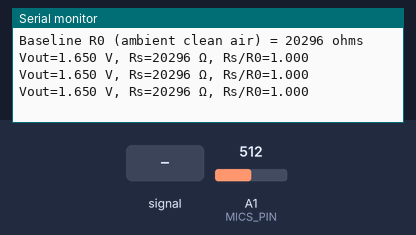
A sketch run on a simulated Arduino Zero (SAMD21). Shown: the last lines printed to the serial monitor. Inputs (shaded band) come from the test bench; at power-on: A1 (MICS_PIN) = 512 (analog values on the 0–1023 scale).

Above: at 10.0 s.
10.1 s: A1 (MICS_PIN) fed a 200 Hz sine of ±81 counts around its level
At 10.9 s:
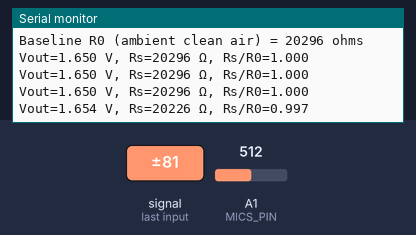
11.6 s: A1 (MICS_PIN) set to 716
At 11.6 s:
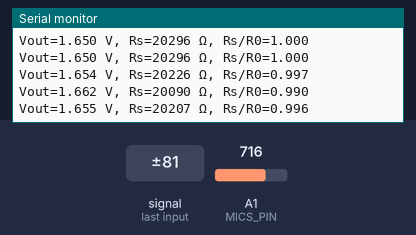
13.1 s: A1 (MICS_PIN) fed a 1000 Hz sine of ±255 counts around its level
At 13.6 s:
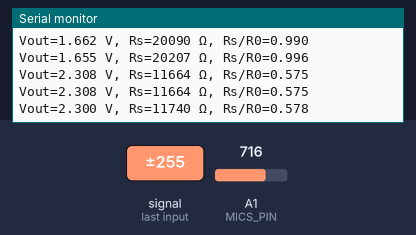
14.6 s: A1 (MICS_PIN) set to 900
At 15.2 s:
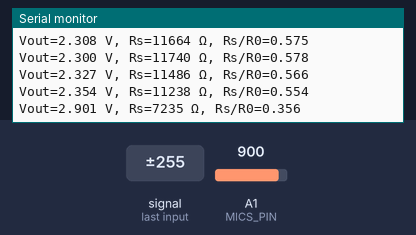
Timing chart, 0 to 17.1 s (numbered marks = the images above; inputs shaded):
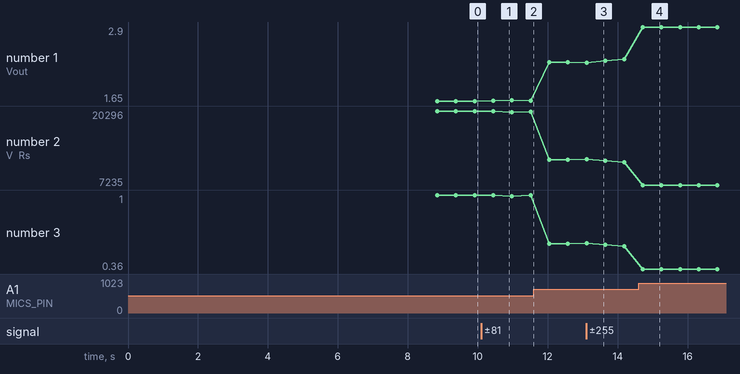

Measured:
- after the input at 10.1 s, the serial monitor: prints a new line after 0.35 s (image 1)
- after the input at 13.1 s, the serial monitor: prints a new line at once (image 3)
- after the input at 14.6 s, the serial monitor: prints a new line after 0.12 s (image 4)
- plotted number 1: 1.65 → 1.66 after the input at 10.1 s, 1.66 → 2.31 after the input at 11.6 s, 2.31 → 2.35 after the input at 13.1 s, 2.35 → 2.9 after the input at 14.6 s
- plotted number 2: 20296 → 20207 after the input at 10.1 s, 20207 → 11664 after the input at 11.6 s, 11664 → 11238 after the input at 13.1 s, 11238 → 7235 after the input at 14.6 s
- plotted number 3: 1 → 1 after the input at 10.1 s, 1 → 0.57 after the input at 11.6 s, 0.57 → 0.55 after the input at 13.1 s, 0.55 → 0.36 after the input at 14.6 s

The sketch:

MiCS.ino
```cpp
// STM32H7 + MiCS-5524 analog output
#include <Arduino.h>

// ====== USER CONFIG ======
static const int MICS_PIN = A1;       // analog pin reading the voltage across RLOAD
static const float V_SUPPLY = 5.0f;   // sensing bridge supply (typ breakout uses 5V)
static const float R_LOAD  = 10000.0f; // your load resistor in ohms (>= 820Ω; many boards use 10k–47k)
// =========================

static const uint16_t ADC_BITS = 12;  // STM32 default 12-bit
static const float ADC_REF_V = 3.3f;  // STM32 ADC reference (VDDA)

float R0 = NAN; // baseline Rs in clean air

float readVoltage(int pin) {
  const uint16_t N = 16;
  uint32_t acc = 0;
  for (uint16_t i=0; i<N; ++i) { acc += analogRead(pin); delay(2); }
  float raw = acc / float(N);
  return (raw / ((1u << ADC_BITS) - 1)) * ADC_REF_V;
}

void setup() {
  Serial.begin(115200);
  while (!Serial) {}
  analogReadResolution(ADC_BITS);
  delay(50);

  Serial.println("MiCS-5524 warming/heating... ensure heater is powered via 82Ω from 5V.");
  // Quick baseline in ambient air (for field use; lab-grade wants >24–48 h burn-in)
  const uint16_t samples = 200;
  float sumRs = 0;
  for (uint16_t i=0; i<samples; ++i) {
    float v_out = readVoltage(MICS_PIN);     // voltage across RLOAD
    v_out = min(max(v_out, 0.001f), ADC_REF_V); // avoid div-by-zero
    // Divider: Vout = Vsup * (RLOAD / (RLOAD + Rs))  =>  Rs = RLOAD * (Vsup - Vout) / Vout
    float Rs = R_LOAD * (V_SUPPLY - v_out) / v_out;
    sumRs += Rs;
    delay(10);
  }
  R0 = sumRs / samples;
  Serial.print("Baseline R0 (ambient clean air) = ");
  Serial.print(R0, 0); Serial.println(" ohms");
}

void loop() {
  float v_out = readVoltage(MICS_PIN);
  v_out = min(max(v_out, 0.001f), ADC_REF_V);

  float Rs = R_LOAD * (V_SUPPLY - v_out) / v_out;
  float ratio = Rs / R0;  // Rs/R0 curves are what the datasheet provides

  Serial.print("Vout="); Serial.print(v_out, 3); Serial.print(" V, ");
  Serial.print("Rs="); Serial.print(Rs, 0); Serial.print(" Ω, ");
  Serial.print("Rs/R0="); Serial.println(ratio, 3);

  // You can use the Rs/R0 vs ppm curves in the datasheet to estimate ppm for specific gases.
  // (Different gases change Rs differently; this is NOT a selective sensor.)
  delay(500);
}
```
